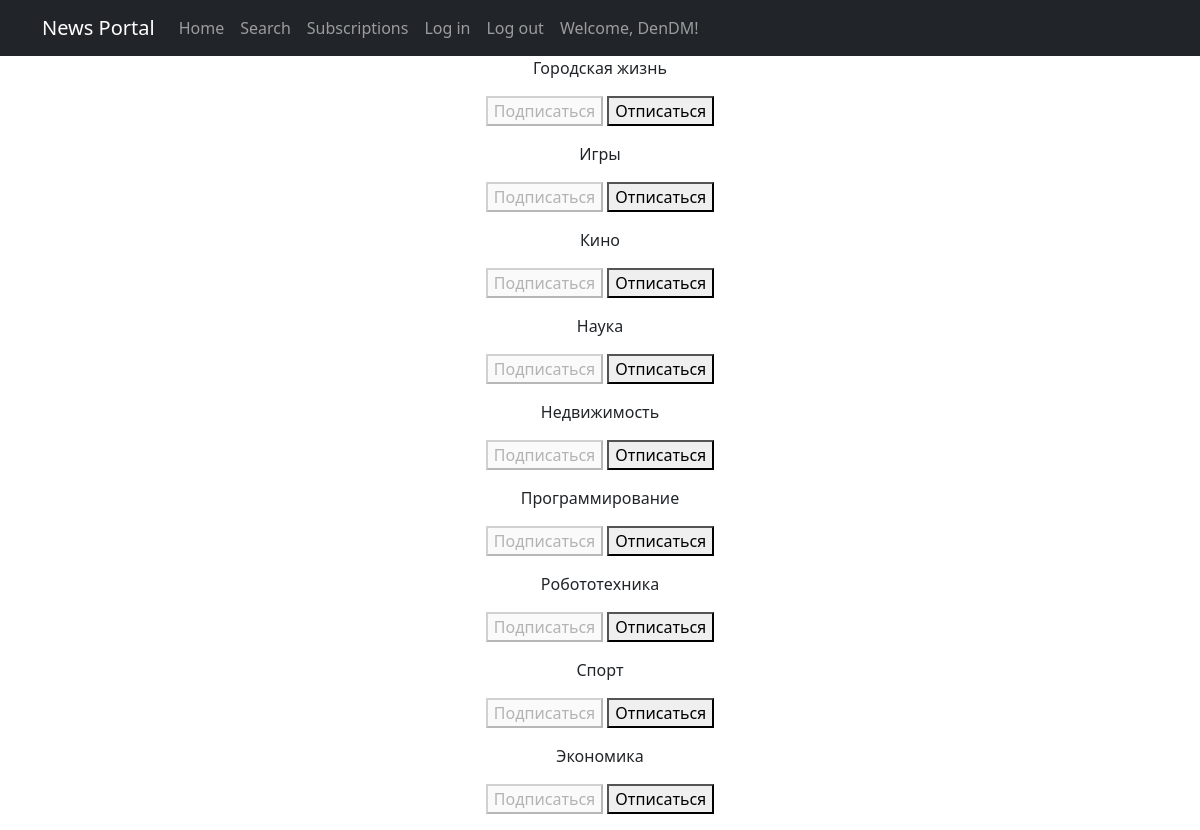
/subscriptions/ (signed in), run on the app's committed database.
### posts/models.py (models this page shows, shortened)
class Category(models.Model):
	category_name = models.CharField(max_length=255, unique=True)
	subscribers = models.ManyToManyField(User, through='Subscriber')

### posts/views.py (the view, shortened to what this page needs)
# urls.py: path('subscriptions/', subscriptions, name='subscriptions'),
@login_required
@csrf_protect
def subscriptions(request):
	categories_with_subscriptions = Category.objects.annotate(
		user_subscribed=Exists(
			Subscriber.objects.filter(
				user=request.user,
				category=OuterRef('pk')
			)
		)
	).order_by('category_name')
	return render(
		request,
		'subscriptions.html',
		{'categories': categories_with_subscriptions}
	)

### templates/subscriptions.html (shortened to what this page needs)
{% extends 'flatpages/default.html' %}
{% block content %}
    {% for category in categories  %}
        <p>
            {{ category.category_name }}
            <form method="post">
                {% if category.user_subscribed %}
                    <button disabled>Подписаться</button>
                    <button name="action" value="unsubscribe">Отписаться</button>
                {% else %}
                    <button name="action" value="subscribe">Подписаться</button>
                    <button disabled>Отписаться</button>
                {% endif %}
            </form>
        </p>
    {% endfor %}
{% endblock content %}

### templates/flatpages/default.html (shortened to what this page needs)
<!DOCTYPE html>
<html lang="en">
    <head>
        {% load static %}
        {% load cache %}
        <link href="{% static 'css/styles.css' %}" rel="stylesheet" />
    </head>
    <body>
        <nav class="navbar navbar-expand-lg navbar-dark bg-dark static-top">
           <div class="container">
               <a class="navbar-brand" href="#">News Portal</a>
               <div class="collapse navbar-collapse" id="navbarResponsive">
                   {% cache 120 navbar %}
                       <ul class="navbar-nav ml-auto">
                           <li class="nav-item active">
                               <a class="nav-link" href="{% url 'posts_list' %}">Home</a>
                           </li>
                           <li>
                               <a class="nav-link" href="{% url 'posts_search' %}">Search</a>
                           </li>
                           <li>
                               <a class="nav-link" href="{% url 'subscriptions' %}">Subscriptions</a>
                           </li>
                           <li>
                               <a class="nav-link" href="{% url 'account_login' %}">Log in</a>
                           </li>
                           <li>
                               <a class="nav-link" href="{% url 'account_logout' %}">Log out</a>
                           </li>
                           <li>
                               {% if user.username %}
                                    <span class="nav-link">Welcome, {{ user.username }}!</span>
                               {% else %}
                                    <span class="nav-link">Welcome!</span>
                               {% endif %}
                           </li>
                       </ul>
                   {% endcache %}
               </div>
           </div>
        </nav>
        <div class="container">
           <div class="row">
               <div class="col-lg-12 text-center">
                   {% block content %}{% endblock content %}
               </div>
           </div>
        </div>
    </body>
</html>

### data on the page
Category: category_name "Городская жизнь", shows "Подписаться"
Category: category_name "Игры", shows "Подписаться"
Category: category_name "Кино", shows "Подписаться"
Category: category_name "Наука", shows "Подписаться"
Category: category_name "Недвижимость", shows "Подписаться"
Category: category_name "Программирование", shows "Подписаться"
Category: category_name "Робототехника", shows "Подписаться"
Category: category_name "Спорт", shows "Подписаться"
Category: category_name "Экономика", shows "Подписаться"

### other printed values
{{ user.username }} "DenDM"
